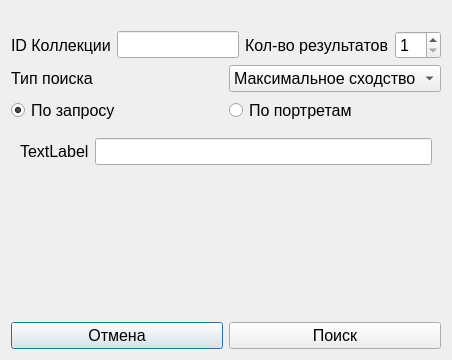
<?xml version="1.0" encoding="UTF-8"?>
<ui version="4.0">
 <class>MatchWindow</class>
 <widget class="QDialog" name="MatchWindow">
  <property name="geometry">
   <rect>
    <x>0</x>
    <y>0</y>
    <width>452</width>
    <height>360</height>
   </rect>
  </property>
  <property name="font">
   <font>
    <pointsize>12</pointsize>
   </font>
  </property>
  <property name="windowTitle">
   <string>Поиск портретов</string>
  </property>
  <layout class="QVBoxLayout" name="verticalLayout_2">
   <item>
    <layout class="QGridLayout" name="gridLayout">
     <property name="topMargin">
      <number>20</number>
     </property>
     <item row="0" column="0">
      <layout class="QHBoxLayout" name="collectionLayout">
       <item>
        <widget class="QLabel" name="collectionLabel">
         <property name="text">
          <string>ID Коллекции</string>
         </property>
        </widget>
       </item>
       <item>
        <widget class="QLineEdit" name="collectionInput">
         <property name="sizePolicy">
          <sizepolicy hsizetype="Preferred" vsizetype="Fixed">
           <horstretch>0</horstretch>
           <verstretch>0</verstretch>
          </sizepolicy>
         </property>
        </widget>
       </item>
       <item>
        <layout class="QHBoxLayout" name="docCountLayout">
         <item>
          <widget class="QLabel" name="docCountLabel">
           <property name="text">
            <string>Кол-во результатов</string>
           </property>
          </widget>
         </item>
         <item>
          <widget class="QSpinBox" name="docCountInput">
           <property name="minimum">
            <number>1</number>
           </property>
          </widget>
         </item>
        </layout>
       </item>
      </layout>
     </item>
     <item row="1" column="0">
      <layout class="QHBoxLayout" name="typeLayout">
       <item>
        <widget class="QLabel" name="typeLabel">
         <property name="text">
          <string>Тип поиска</string>
         </property>
        </widget>
       </item>
       <item>
        <widget class="QComboBox" name="typeInput">
         <item>
          <property name="text">
           <string>Максимальное сходство</string>
          </property>
         </item>
         <item>
          <property name="text">
           <string>Минимальное сходство</string>
          </property>
         </item>
        </widget>
       </item>
      </layout>
     </item>
    </layout>
   </item>
   <item>
    <layout class="QHBoxLayout" name="radioLayout">
     <item>
      <widget class="QRadioButton" name="requestButton">
       <property name="text">
        <string>По запросу</string>
       </property>
       <property name="checked">
        <bool>true</bool>
       </property>
      </widget>
     </item>
     <item>
      <widget class="QRadioButton" name="portraitsButton">
       <property name="text">
        <string>По портретам</string>
       </property>
      </widget>
     </item>
    </layout>
   </item>
   <item>
    <widget class="QStackedWidget" name="stackedWidget">
     <property name="currentIndex">
      <number>0</number>
     </property>
     <widget class="QWidget" name="requestPage">
      <layout class="QVBoxLayout" name="verticalLayout">
       <item>
        <layout class="QHBoxLayout" name="requestLayout">
         <item>
          <widget class="QLabel" name="requestLabel">
           <property name="text">
            <string>TextLabel</string>
           </property>
          </widget>
         </item>
         <item>
          <widget class="QLineEdit" name="requestInput"/>
         </item>
        </layout>
       </item>
       <item>
        <layout class="QHBoxLayout" name="horizontalLayout">
         <property name="topMargin">
          <number>0</number>
         </property>
         <item>
          <spacer name="horizontalSpacer">
           <property name="orientation">
            <enum>Qt::Horizontal</enum>
           </property>
           <property name="sizeHint" stdset="0">
            <size>
             <width>40</width>
             <height>20</height>
            </size>
           </property>
          </spacer>
         </item>
         <item>
          <widget class="QLabel" name="loadingLabel">
           <property name="minimumSize">
            <size>
             <width>30</width>
             <height>30</height>
            </size>
           </property>
           <property name="text">
            <string/>
           </property>
          </widget>
         </item>
         <item>
          <spacer name="horizontalSpacer_2">
           <property name="orientation">
            <enum>Qt::Horizontal</enum>
           </property>
           <property name="sizeHint" stdset="0">
            <size>
             <width>40</width>
             <height>20</height>
            </size>
           </property>
          </spacer>
         </item>
        </layout>
       </item>
       <item>
        <spacer name="verticalSpacer">
         <property name="orientation">
          <enum>Qt::Vertical</enum>
         </property>
         <property name="sizeHint" stdset="0">
          <size>
           <width>20</width>
           <height>40</height>
          </size>
         </property>
        </spacer>
       </item>
      </layout>
     </widget>
     <widget class="QWidget" name="portraitsPage">
      <layout class="QVBoxLayout" name="verticalLayout_4">
       <item>
        <layout class="QVBoxLayout" name="portraitsLayout"/>
       </item>
      </layout>
     </widget>
    </widget>
   </item>
   <item>
    <layout class="QHBoxLayout" name="buttonsLayout">
     <item>
      <widget class="QPushButton" name="cancelButton">
       <property name="text">
        <string>Отмена</string>
       </property>
      </widget>
     </item>
     <item>
      <widget class="QPushButton" name="applyButton">
       <property name="text">
        <string>Поиск</string>
       </property>
      </widget>
     </item>
    </layout>
   </item>
   <item>
    <layout class="QVBoxLayout" name="resultLayout"/>
   </item>
  </layout>
 </widget>
 <resources/>
 <connections/>
</ui>
